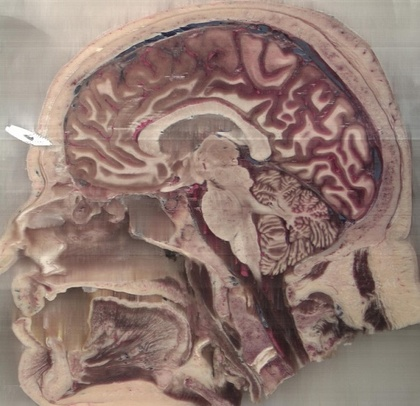
%> input picture prac1/Brain cryosection (Equipo 1).jpg, 420 x 406 px, shrunk from 602 x 582 before the run
$ octave --eval "AG_contraste;"   (GNU Octave 9; MATLAB toolbox functions it lacks are replaced by stand-ins)
%> lines starting %> are read from the running program, lines starting %| are printed output that depends on the picture
function AG_contraste()
    % Inputs:
    % tam_poblacion: tamaño de la población
    % num_generaciones: número de generaciones
    % Pc: probabilidad de cruzamiento
    % Pm: probabilidad de mutación
    % num_variables: número de variables en el problema

    num_generaciones = 40;   % Número de generaciones
    tam_poblacion = 100;      % Tamaño de la población
    proba_cruce = 0.7;         % Probabilidad de cruce
    proba_mutacion = 0.2;      % Probabilidad de mutación
    %Nc = 2;                % Parámetro SBX
    %Nm = 20;               % Parámetro de mutación polinomial
    lb = [0, 0];              % Límites inferiores el primero es alpha y el segundo es delta
    ub = [10, 1];           % Límites superiores el primero es alpha y el segundo es delta
    % Generar la población inicial
    poblacion = zeros(tam_poblacion, 2);
    for i= 1:tam_poblacion
        for j= 1:2
            poblacion(i,j)= (lb(j)+rand*(ub(j) - lb(j)));
        end
    end
    imagen = imread('Brain cryosection (Equipo 1).jpg');
%> imagen is the input picture: size 406x420x3 uint8; mean R, G, B 148.1, 124.5, 116.1

    % Convertir la imagen a tipo de datos double (0-1)
    imagen_double = im2double(imagen);

    % Evaluar la aptitud de la población inicial
     aptitud = evaluar_poblacion(poblacion, imagen_double);

    % Ciclo del algoritmo genético
    for gen = 1:num_generaciones
        % Ajustar Nc y Nm conforme a las generaciones
        Nc = round(20 * (gen / num_generaciones));   % Va de 2 a 20
        Nm = round(100 * (gen / num_generaciones)); % Va de 20 a 100

        % 3. Selección del mejor miembro (elitismo)
        [~, idx_mejor] = min(aptitud);
        mejor_individuo = poblacion(idx_mejor, :);

        % 4. Selección de padres por torneo determinista
        padres = torneo_seleccion(poblacion, aptitud);

        % 5. Cruzamiento SBX (Single-Point Crossover)
        hijos = sbx_crossover(padres, proba_cruce, lb, ub, Nc,tam_poblacion);

        % 6. Mutación polinomial
        hijos = mutacion_polinomial(hijos, proba_mutacion, lb, ub,Nm);

        % 7. Evaluar descendientes
        aptitud_hijos = evaluar_poblacion(hijos, imagen_double);


        % 8. Sustitución extintiva con elitismo
        poblacion = sustitucion_extintiva(hijos, aptitud_hijos, mejor_individuo);

        % Evaluar nueva población
        aptitud = evaluar_poblacion(poblacion, imagen_double);

        % Mostrar el mejor resultado de la generación actual
        %fprintf('Generación %d: Mejor aptitud = %.4f\n', gen, min(aptitud) );
        %fprintf('Generación %d: Mejor aptitud = %.6f, Mejor individuo = [%f, %f]\n', gen, min(aptitud), mejor_individuo(1), mejor_individuo(2));
        fprintf('Generación %d: Mejor aptitud = %.6f, Mejor individuo = [%f, %f],Nm=%d,Nc=%d\n', ...
                              gen, min(aptitud), mejor_individuo(1), mejor_individuo(2),Nm,Nc);

    end
       % Mostrar la imagen original y la imagen mejorada
        alpha = mejor_individuo(1);
        delta = mejor_individuo(2);
        imagen_mejorada = 1 ./ (1 + exp(-alpha * (imagen_double - delta)));

        imagen_reescalada = rescale(imagen_mejorada, 0, 1);

        % Plotear la imagen original y la mejorada
        figure(1);
        subplot(1, 2, 1);
        imshow(imagen_double);
        title('Imagen Original');

        subplot(1, 2, 2);
        imshow(imagen_reescalada);
        title('Imagen Mejorada');
     % Imprimir la ultima población
     %   fprintf('Población de la generación %d:\n', gen);
      %  disp(poblacion);
end

function aptitud = evaluar_poblacion(poblacion, imagen)
    tam_poblacion = size(poblacion, 1);
    aptitud = zeros(tam_poblacion, 1);
    for i = 1:tam_poblacion
        alpha = poblacion(i, 1);
        delta = poblacion(i, 2);
        imagen_mejorada = 1 ./ (1 + exp(-alpha * (imagen - delta)));
        aptitud(i) = -entropy(imagen_mejorada);  % Maximizar entropía con la entropia negativa
    end
%> this loop made 100 passes
%> pass 1, in evaluar_poblacion, `imagen_mejorada = 1 ./ (1 + exp(-alpha * (imagen - delta)));`:
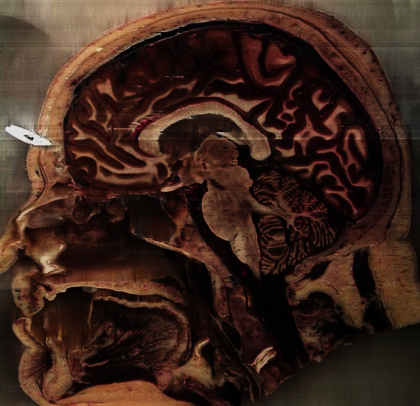
%> imagen_mejorada: size 406x420x3 double; mean R, G, B 0.242, 0.151, 0.112
%> pass 2, in evaluar_poblacion, `imagen_mejorada = 1 ./ (1 + exp(-alpha * (imagen - delta)));`:
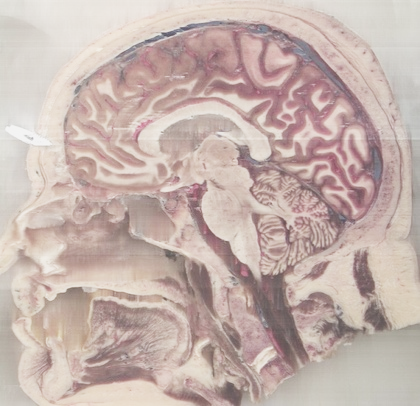
%> imagen_mejorada: size 406x420x3 double; mean R, G, B 0.777, 0.706, 0.682
%> pass 3, in evaluar_poblacion, `imagen_mejorada = 1 ./ (1 + exp(-alpha * (imagen - delta)));`:
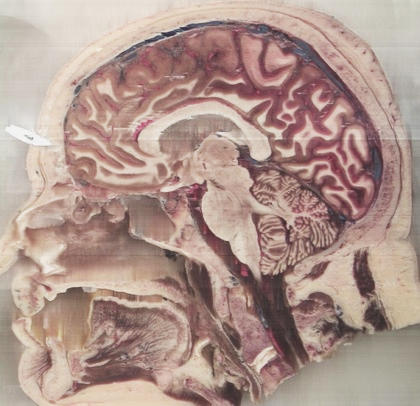
%> imagen_mejorada: size 406x420x3 double; mean R, G, B 0.69, 0.592, 0.557
%> after the loop, aptitud = 100 values, max -0.156 at index 94, min -7.3 at index 50, mean -6.19
end

% Selección por torneo
function padres = torneo_seleccion(poblacion, aptitud)
    tam_poblacion = size(poblacion, 1);
    padres = zeros(tam_poblacion, size(poblacion, 2));
    for i = 1:2:tam_poblacion
        idx1 = randi(tam_poblacion);
        idx2 = randi(tam_poblacion);
        if aptitud(idx1) < aptitud(idx2)
            padres(i, :) = poblacion(idx1, :);
        else
            padres(i, :) = poblacion(idx2, :);
        end
        idx3 = randi(tam_poblacion);
        idx4 = randi(tam_poblacion);
        if aptitud(idx3) < aptitud(idx4)
            padres(i+1, :) = poblacion(idx3, :);
        else
            padres(i+1, :) = poblacion(idx4, :);
        end
    end
end

% Operador de cruzamiento SBX
function hijos = sbx_crossover(padres, proba_cruce, lb, ub,Nc,tam_poblacion)
    Np=tam_poblacion;
    Nvar=2;
    hijos = zeros(Np, Nvar);
    hijo1 = zeros(1, Nvar);
    hijo2 = zeros(1, Nvar);
    for i = 1:2:Np-1
        if rand <= proba_cruce
            U = rand;
            for j = 1:Nvar
                P1 = padres(i, j);
                P2 = padres(i+1, j);
                beta = 1 + 2/(P2-P1)* min([P1 - lb(j), ub(j) - P2]);
                alpha = 2 - beta^-(Nc + 1);
                if U <= 1/alpha
                    beta_c = (U * alpha)^(1/(Nc + 1));
                else
                    beta_c = (1 / (2 - U * alpha))^(1/(Nc + 1));
                end
                hijos(i, j) = 0.5 * ((P1 + P2) - beta_c * abs(P2 - P1));
                hijos(i, j) = 0.5 * ((P1 + P2) + beta_c * abs(P2 - P1));
            end
        else
            hijo1= padres(i,:);
            hijo2 = padres(i+1,:);
        end
        hijos(i,:)=hijo1;
        hijos(i+1,:)=hijo2;
    end
end

% Operador de mutación polinomial
function mutantes = mutacion_polinomial(hijos, proba_mutacion, lb, ub, Nm)
    [Np, Nvar] = size(hijos);
    mutantes = hijos;

    for i = 1:Np
        for j = 1:Nvar
            if rand <= proba_mutacion
                r = rand;
                delta = min((ub(j) - mutantes(i,j)), (mutantes(i,j) - lb(j))) / (ub(j) - lb(j));

                if r <= 0.5
                    deltaq = (2*r + (1 - 2*r) * (1 - delta)^(Nm + 1))^(1/(Nm + 1)) - 1;
                else
                    deltaq = 1 - (2*(1 - r) + 2*(r - 0.5) * (1 - delta)^(Nm + 1))^(1/(Nm + 1));
                end

                % Mutar el individuo
                mutantes(i,j) = mutantes(i,j) + deltaq * (ub(j) - lb(j));
            end
        end
    end
end


% Función para la sustitución extintiva con elitismo
function nueva_poblacion = sustitucion_extintiva(hijos, aptitud_hijos, mejor_individuo)
    % Mantener al mejor individuo de la generación anterior
    [~, peor_idx] = max(aptitud_hijos);
    hijos(peor_idx, :) = mejor_individuo;
    nueva_poblacion = hijos;
end

% [9 lines of commented-out code are left out]
%> (the run ends here)
